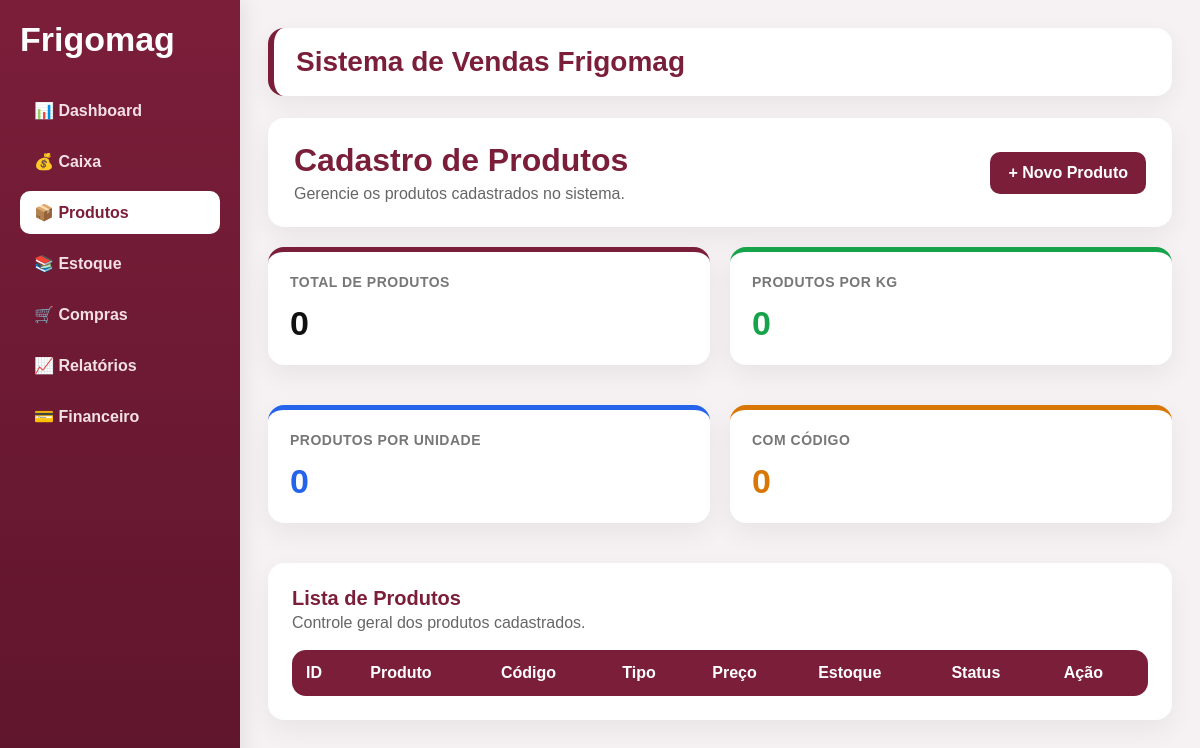
Page /produtos/ on the earlier database version.
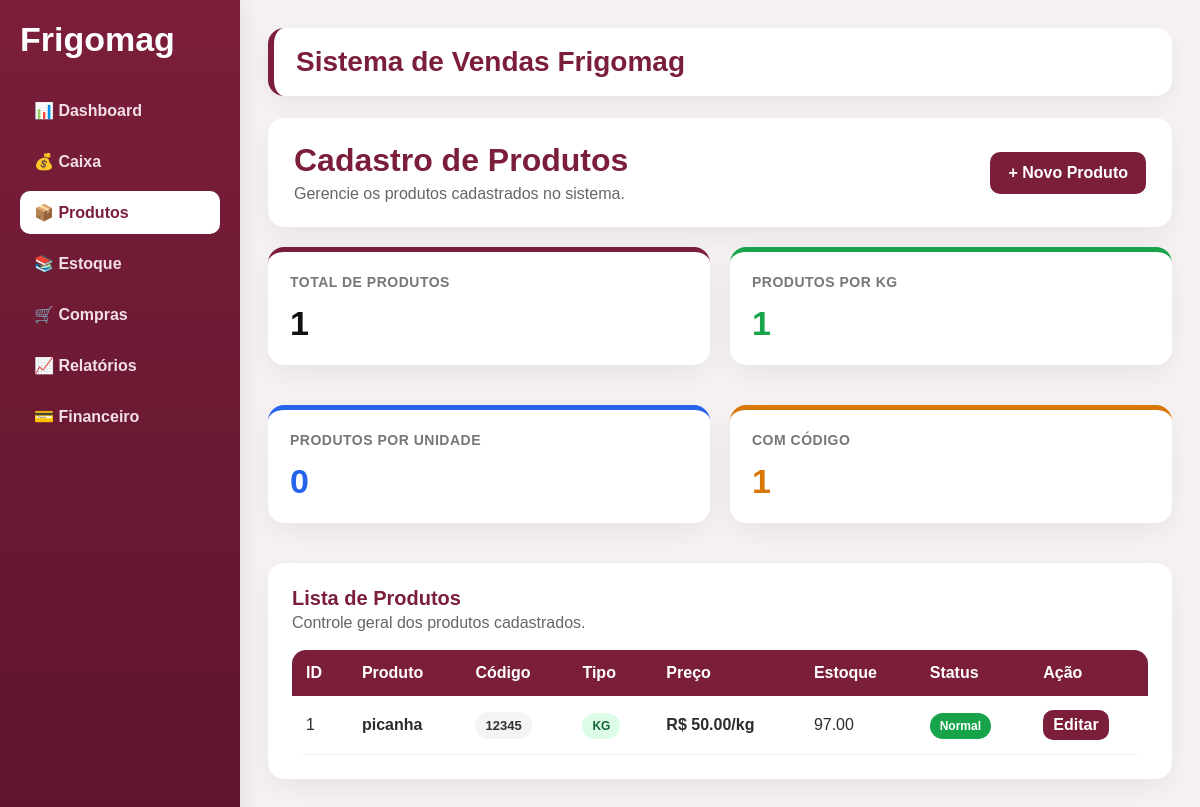
Same page on the later database version.
### app/models/produto.py (models this page shows)
class Produto(db.Model):
    __tablename__ = "produtos"
    id = db.Column(db.Integer, primary_key=True)
    nome = db.Column(db.String(120), nullable=False)
    codigo = db.Column(db.String(50), unique=True)
    tipo = db.Column(db.String(20))  # kg ou unidade
    preco = db.Column(db.Float, nullable=False)
    estoque = db.Column(db.Float, default=0)
    criado_em = db.Column(db.DateTime, default=db.func.now())

### app/routes/produto_routes.py (the view)
@produtos.route("/")
def listar_produtos():
    lista = Produto.query.order_by(Produto.id.desc()).all()
    return render_template("produtos/listar.html", produtos=lista)

### app/templates/produtos/listar.html (shortened to what this page needs)
{% extends "base.html" %}
{% block content %}
<div class="card" style="padding: 24px 26px;">
    <div style="display:flex; justify-content:space-between; align-items:center; gap:20px; flex-wrap:wrap;">
        <div>
            <h1 class="page-title" style="font-size:32px; margin:0 0 6px 0;">Cadastro de Produtos</h1>
            <p class="page-subtitle" style="font-size:16px; margin:0;">
                Gerencie os produtos cadastrados no sistema.
            </p>
        </div>
        <a href="/produtos/novo" class="btn">+ Novo Produto</a>
    </div>
</div>
<div style="display:grid; grid-template-columns: repeat(4, 1fr); gap:20px; margin-bottom:20px;">
    <div class="card" style="border-top: 5px solid #7B1E3A; padding:22px;">
        <div style="font-size:14px; color:#777; font-weight:700; text-transform:uppercase; letter-spacing:.5px;">Total de Produtos</div>
        <div style="font-size:34px; font-weight:900; margin-top:14px; color:#111;">{{ produtos|length }}</div>
    </div>
    <div class="card" style="border-top: 5px solid #16a34a; padding:22px;">
        <div style="font-size:14px; color:#777; font-weight:700; text-transform:uppercase; letter-spacing:.5px;">Produtos por Kg</div>
        <div style="font-size:34px; font-weight:900; margin-top:14px; color:#16a34a;">
            {{ produtos | selectattr("tipo", "equalto", "kg") | list | length }}
        </div>
    </div>
    <div class="card" style="border-top: 5px solid #2563eb; padding:22px;">
        <div style="font-size:14px; color:#777; font-weight:700; text-transform:uppercase; letter-spacing:.5px;">Produtos por Unidade</div>
        <div style="font-size:34px; font-weight:900; margin-top:14px; color:#2563eb;">
            {{ produtos | selectattr("tipo", "equalto", "unidade") | list | length }}
        </div>
    </div>
    <div class="card" style="border-top: 5px solid #d97706; padding:22px;">
        <div style="font-size:14px; color:#777; font-weight:700; text-transform:uppercase; letter-spacing:.5px;">Com Código</div>
        <div style="font-size:34px; font-weight:900; margin-top:14px; color:#d97706;">
            {{ produtos | selectattr("codigo") | list | length }}
        </div>
    </div>
</div>
<div class="card" style="padding: 24px;">
    <div style="display:flex; justify-content:space-between; align-items:center; margin-bottom:15px; gap:20px; flex-wrap:wrap;">
        <div>
            <h2 class="page-title" style="margin:0;">Lista de Produtos</h2>
            <p class="page-subtitle" style="margin:4px 0 0 0;">Controle geral dos produtos cadastrados.</p>
        </div>
    </div>
    <table>
        <tr>
            <th>ID</th>
            <th>Produto</th>
            <th>Código</th>
            <th>Tipo</th>
            <th>Preço</th>
            <th>Estoque</th>
            <th>Status</th>
            <th>Ação</th>
        </tr>
        {% for p in produtos %}
        <tr>
            <td>{{ p.id }}</td>
            <td style="font-weight:700;">{{ p.nome }}</td>
            <td>
                <span style="background:#f3f4f6; color:#333; padding:6px 10px; border-radius:999px; font-size:13px; font-weight:700;">
                    {{ p.codigo or "-" }}
                </span>
            </td>
            <td>
                {% if p.tipo == "kg" %}
                    <span style="background:#dcfce7; color:#166534; padding:6px 10px; border-radius:999px; font-size:12px; font-weight:bold;">
                        KG
                    </span>
                {% else %}
                    <span style="background:#dbeafe; color:#1d4ed8; padding:6px 10px; border-radius:999px; font-size:12px; font-weight:bold;">
                        UNIDADE
                    </span>
                {% endif %}
            </td>
            <td style="font-weight:700;">
                {% if p.tipo == "kg" %}
                    R$ {{ "%.2f"|format(p.preco) }}/kg
                {% else %}
                    R$ {{ "%.2f"|format(p.preco) }}
                {% endif %}
            </td>
            <td>{{ "%.2f"|format(p.estoque or 0) }}</td>
            <td>
                {% if (p.estoque or 0) <= 0 %}
                    <span style="background:#dc2626; color:white; padding:6px 10px; border-radius:999px; font-size:12px; font-weight:bold;">
                        Sem Estoque
                    </span>
                {% elif (p.estoque or 0) <= 3 %}
                    <span style="background:#f59e0b; color:white; padding:6px 10px; border-radius:999px; font-size:12px; font-weight:bold;">
                        Baixo
                    </span>
                {% else %}
                    <span style="background:#16a34a; color:white; padding:6px 10px; border-radius:999px; font-size:12px; font-weight:bold;">
                        Normal
                    </span>
                {% endif %}
            </td>
            <td>
                <a href="/produtos/editar/{{ p.id }}" class="btn" style="padding:6px 10px;">
                    Editar
                </a>
            </td>
        </tr>
        {% endfor %}
    </table>
</div>
{% endblock %}

### app/templates/base.html (shortened to what this page needs)
<!DOCTYPE html>
<html lang="pt-BR">
<head>
</head>
<body>
    <div class="sidebar">
        <h2 class="logo">Frigomag</h2>
        <div class="menu">
            <a href="/" class="{% if request.path == '/' %}active{% endif %}">
                📊 Dashboard
            </a>
            <a href="/caixa-diario/" class="{% if '/caixa-diario' in request.path or '/vendas' in request.path %}active{% endif %}">
                💰 Caixa
            </a>
            <a href="/produtos/" class="{% if '/produtos' in request.path %}active{% endif %}">
                📦 Produtos
            </a>
            <a href="/estoque/" class="{% if '/estoque' in request.path %}active{% endif %}">
                📚 Estoque
            </a>
            <a href="/compras/" class="{% if '/compras' in request.path %}active{% endif %}">
                🛒 Compras
            </a>
            <a href="/relatorios/" class="{% if '/relatorios' in request.path %}active{% endif %}">
                📈 Relatórios
            </a>
            <a href="/financeiro/" class="{% if '/financeiro' in request.path %}active{% endif %}">
                💳 Financeiro
            </a>
        </div>
    </div>
    <div class="content">
        <div class="topbar">
            <h1>Sistema de Vendas Frigomag</h1>
        </div>
        {% block content %}{% endblock %}
    </div>
</body>
</html>

### app/templates/base.html (style rules this page uses)
* { box-sizing: border-box; }
body { margin: 0; font-family: Arial, sans-serif; background: #f6f2f4; color: #2b2b2b; display: flex; }
.sidebar { width: 240px; background: linear-gradient(180deg, #7B1E3A 0%, #5E152C 100%); min-height: 100vh; padding: 24px 18px; box-shadow: 4px 0 20px rgba(0, 0, 0, 0.08); }
.sidebar h2 { margin: 0 0 30px 0; color: #ffffff; font-size: 34px; font-weight: bold; }
.menu { display: flex; flex-direction: column; gap: 10px; }
.menu a { display: block; color: #fff; text-decoration: none; padding: 12px 14px; border-radius: 10px; transition: 0.2s; font-weight: 600; }
.content { flex: 1; padding: 28px; }
.topbar { background: #ffffff; border-radius: 16px; padding: 18px 22px; margin-bottom: 22px; box-shadow: 0 8px 24px rgba(0, 0, 0, 0.06); border-left: 6px solid #7B1E3A; }
.topbar h1 { margin: 0; color: #7B1E3A; font-size: 28px; }
.card { background: #ffffff; border-radius: 16px; padding: 24px; box-shadow: 0 10px 28px rgba(0, 0, 0, 0.06); margin-bottom: 20px; }
.btn { display: inline-block; background: #7B1E3A; color: #fff; text-decoration: none; border: none; padding: 12px 18px; border-radius: 10px; cursor: pointer; font-weight: bold; transition: 0.2s; }
table { width: 100%; border-collapse: collapse; margin-top: 18px; background: #fff; border-radius: 14px; overflow: hidden; }
table th { background: #7B1E3A; color: #fff; padding: 14px; text-align: left; }
table td { padding: 14px; border-bottom: 1px solid #eee; }
.page-title { margin: 0 0 8px 0; font-size: 20px; color: #7B1E3A; }
.page-subtitle { margin: 0; color: #666; }
@media (max-width: 1200px) { .content div[style*="grid-template-columns: repeat(4, 1fr)"] { grid-template-columns: repeat(2, 1fr) !important; } }
.sidebar { width: 240px; background: linear-gradient(180deg, #7B1E3A 0%, #5E152C 100%); color: white; padding: 20px; min-height: 100vh; }
.logo { font-size: 26px; font-weight: 900; margin-bottom: 30px; }
.menu { display: flex; flex-direction: column; gap: 8px; }
.menu a { text-decoration: none; color: #f3dfe6; padding: 12px 14px; border-radius: 10px; font-weight: 600; transition: 0.2s; display: flex; align-items: center; gap: 10px; }
.menu a.active { background: #ffffff; color: #7B1E3A; font-weight: 800; }

Differences in the rows shown:
added Produto: id "1", nome "picanha", codigo "12345", tipo "KG", preco "50.00", estoque "97.00", shows "Normal"
Other differences:
{{ produtos|length }}: "0" → "1"
{{ produtos | selectattr("tipo", "equalto", "kg") | list | length }}: "0" → "1"
{{ produtos | selectattr("codigo") | list | length }}: "0" → "1"
